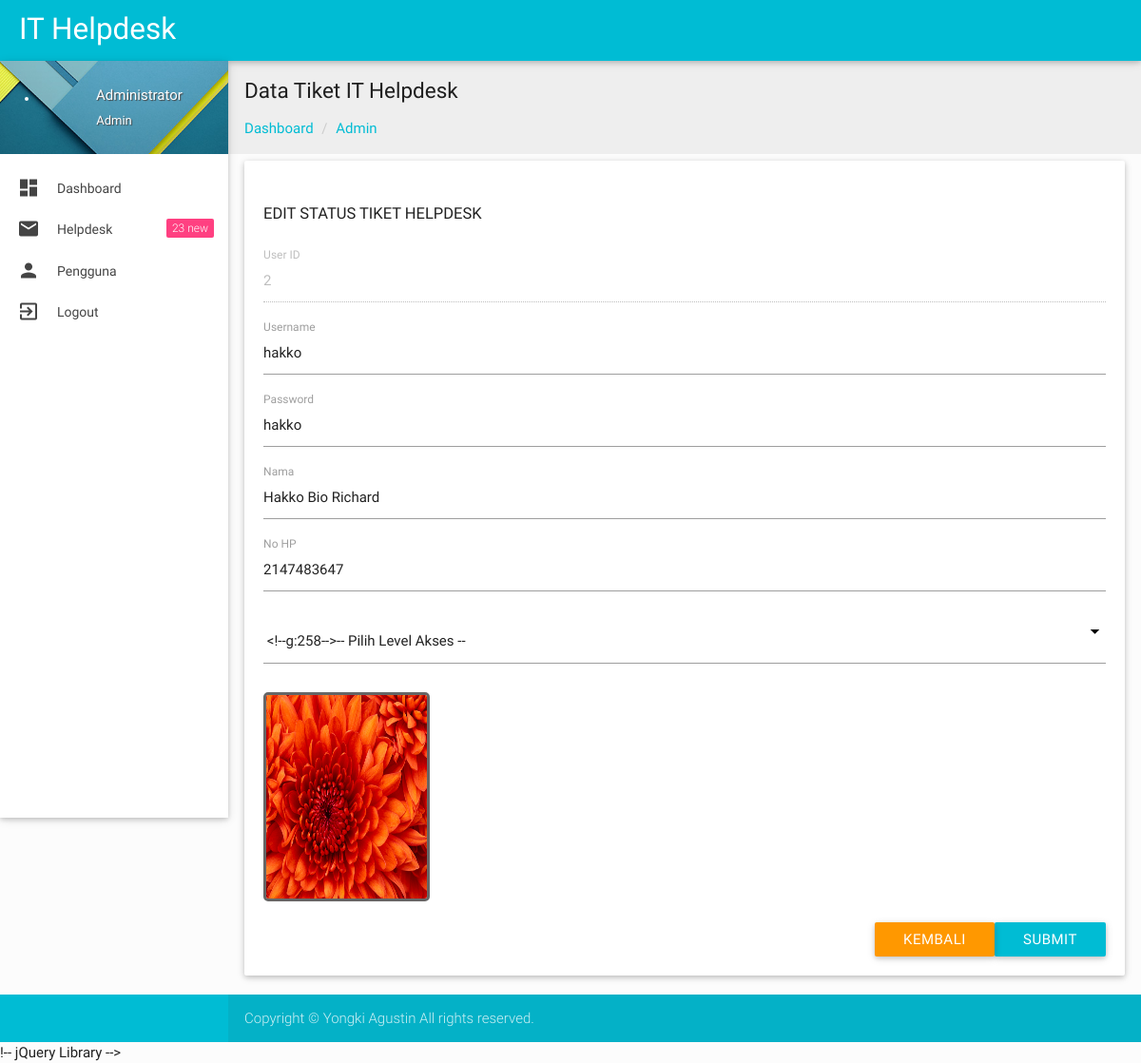
/admin/edit-admin.php?id=2 (signed in), run on the app's committed database.
### tables this page shows
CREATE TABLE `user` (
  `user_id` int(10) NOT NULL,
  `username` varchar(30) NOT NULL,
  `password` varchar(30) NOT NULL,
  `fullname` varchar(50) NOT NULL,
  `no_hp` int(14) NOT NULL,
  `level` varchar(10) NOT NULL,
  `gambar` varchar(150) NOT NULL
);

### admin/edit-admin.php (the view, shortened to what this page needs)
<?php
if (empty($_SESSION['username'])){
	header('location:../index.php');
} else {
?>
<!DOCTYPE html>
<html lang="en">
<?php include "head.php"; ?>
<body>
<?php include "header.php"; ?>
  <div id="main">
    <div class="wrapper">
      <?php include "menu.php"; ?>
<?php } ?>
      <section id="content">
        <div id="breadcrumbs-wrapper" class=" grey lighten-3">
          <div class="container">
            <div class="row">
              <div class="col s12 m12 l12">
                <h5 class="breadcrumbs-title">Data Tiket IT Helpdesk</h5>
                <ol class="breadcrumb">
                    <li><a href="index.php">Dashboard</a></li>
                    <li><a href="admin.php">Admin</a></li>
                </ol>
              </div>
            </div>
          </div>
        </div>
        <div class="container">
          <?php
            $kd = $_GET['id'];
			$sql = mysqli_query($koneksi, "SELECT * FROM user WHERE user_id='$kd'");
			if(mysqli_num_rows($sql) == 0){
				header("Location: admin.php");
			}else{
				$row = mysqli_fetch_assoc($sql);
			}
			?>
           <div class="col s8 m8 l6">
                <div class="card-panel">
                  <h4 class="header2">Edit Status Tiket Helpdesk</h4>
                  <div class="row">
                    <form action="" method="post" enctype="multipart/form-data" name="form1" id="form1" class="col s12">
                    <div class="row">
                        <div class="input-field col s12">
                          <input id="user_id" name="user_id" type="text" value="<?php echo $row['user_id'] ?>" readonly="readonly">
                          <label for="User ID">User ID</label>
                        </div>
                      </div>
                      <div class="row">
                        <div class="input-field col s12">
                          <input id="username" name="username" type="text" value="<?php echo $row['username'] ?>" autocomplete="off" required="required">
                          <label for="Username">Username</label>
                        </div>
                      </div>
                      <div class="row">
                        <div class="input-field col s12">
                          <input id="password" name="password" type="text" value="<?php echo $row['password'] ?>" autocomplete="off" required="required">
                          <label for="Password">Password</label>
                        </div>
                      </div>
                      <div class="row">
                        <div class="input-field col s12">
                          <input id="fullname" name="fullname" type="text" value="<?php echo $row['fullname'] ?>" autocomplete="off" required="required">
                          <label for="Nama">Nama</label>
                        </div>
                      </div>
                      <div class="row">
                        <div class="input-field col s12">
                          <input id="no_hp" name="no_hp" type="text" value="<?php echo $row['no_hp'] ?>" autocomplete="off" required="required">
                          <label for="No Hp">No HP</label>
                        </div>
                      </div>
                      <div class="row">
                        <div class="input-field col s12">
                        </div>
                      </div>
                      <div class="row">
                        <div class="input-field col s12">
                          <img src="<?php echo $row['gambar']; ?>" height="220" width="175" style="border: 3px solid #666; border-radius: 5px;"/>
                        </div>
                      </div>
                        <div class="row">
                          <div class="input-field col s12">
                            <button class="btn cyan waves-effect waves-light right" type="submit" name="input" id="update">Submit</button>
                            <a href="admin.php" style="margin-right=20px" class="btn orange waves-effect waves-light right" type="submit" name="input" id="update">Kembali
                            </a>
                          </div>
                        </div>
                      </div>
                  </div>
                </div>
              </div>
          </div>
        </div>
 <?php include "footer.php"; ?>
    !-- jQuery Library -->
</body>
</html>

### admin/css/style.css (style rules this page uses)
body { background-color: #fcfcfc; }
#main, footer { padding-left: 240px; }
.container { padding: 0 0.5rem; margin: 0 auto; max-width: 100% !important; width: 98%; }
#content .container .row { margin-bottom: 0; }
@media only screen and (min-width: 601px) { .container { width: 98%; } }
@media only screen and (min-width: 993px) { .container { width: 98%; } }
h4.header2 { font-size: 1.1rem; font-weight: 400; text-transform: uppercase; }
.breadcrumb { padding: 0px; margin: 15px 0px; list-style: none; }
.breadcrumbs-title { font-size: 1.5rem; line-height: 1.804rem; margin: 18px 0px 0px 0px; }
.breadcrumb > li { display: inline-block; }
.breadcrumb a { color: #00bcd4; }
.breadcrumb > li + li:before { padding: 0 5px; color: #ccc; content: "/\00a0"; }

### data on the page
user: user_id "2", username "hakko", password "hakko", fullname "Hakko Bio Richard", no_hp "2147483647", gambar (picture)

### other printed values
$_SESSION['fullname'] "Administrator"
$_SESSION['level'] "Admin"
$total2 "23"
